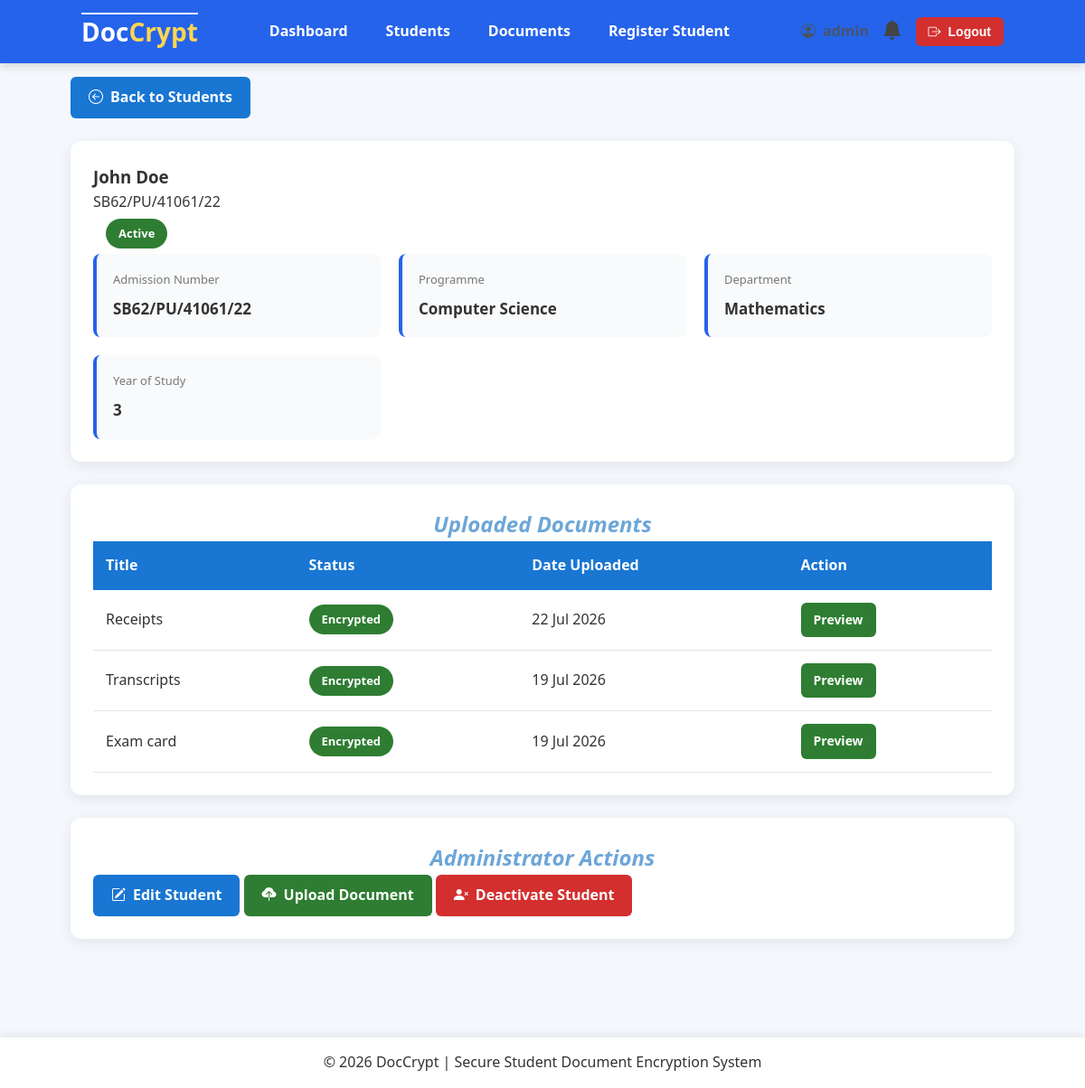
/students/2/ (signed in), run on an earlier commit of the app's database.
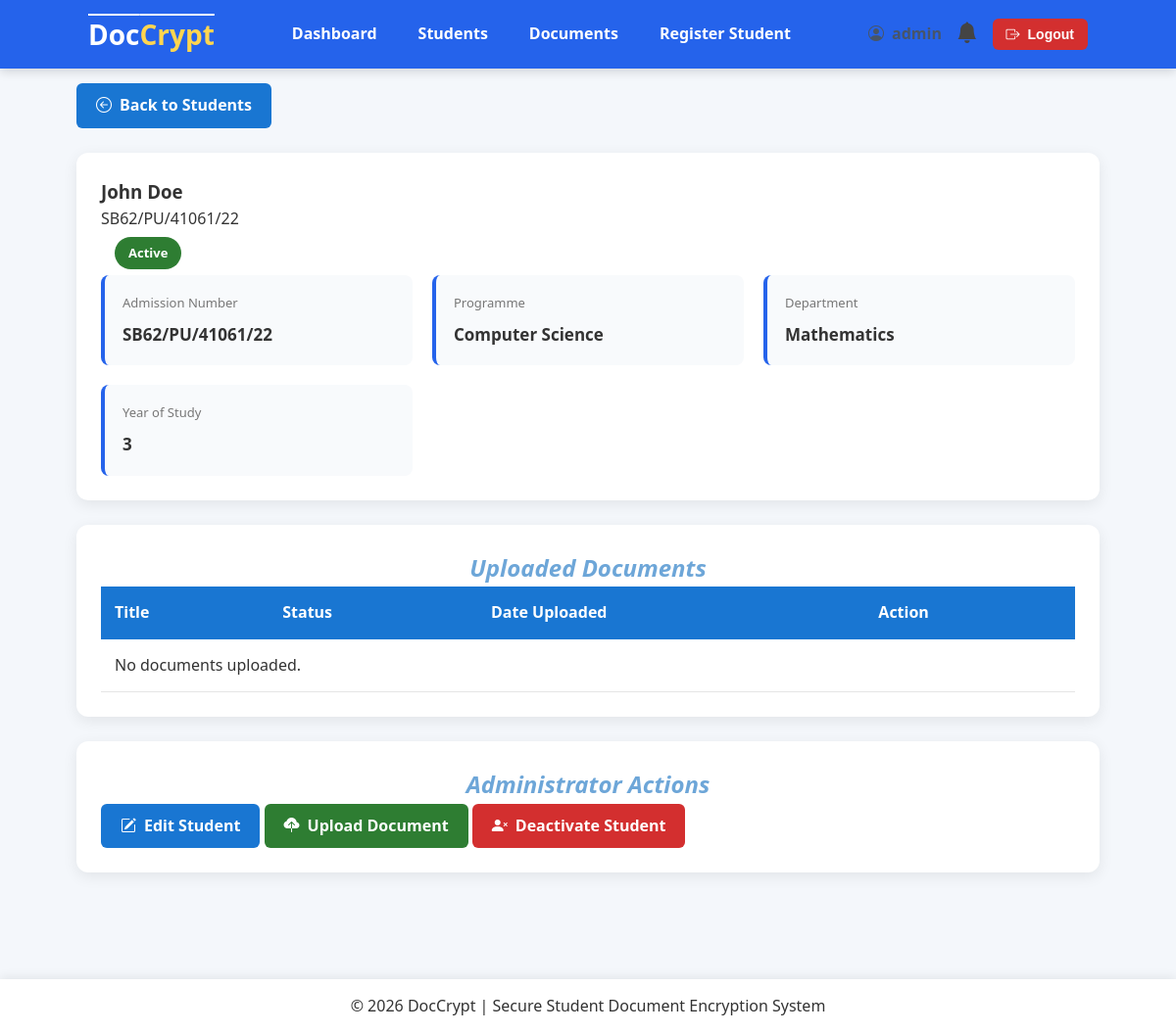
And on a later commit of the database.
### documents/models.py (models this page shows, shortened)
class Document(models.Model):
    class Status(models.TextChoices):
        PENDING = "PENDING", "Pending"
        ENCRYPTED = "ENCRYPTED", "Encrypted"
    student = models.ForeignKey(Student, on_delete=models.CASCADE, related_name="documents")
    uploaded_by = models.ForeignKey(CustomUser, on_delete=models.SET_NULL, null=True, related_name="uploaded_documents")
    title = models.CharField( max_length=255)
    original_filename = models.CharField(max_length=255, blank=True)
    original_file = models.FileField(max_length=255, blank=True, upload_to="documents/original/")
    encrypted_file = models.FileField(upload_to="documents/encrypted/", null=True, blank=True)
    encrypted_key = models.BinaryField(null=True, blank=True)
    status = models.CharField(max_length=30, choices=Status.choices, default=Status.PENDING, db_index=True)
    uploaded_at = models.DateTimeField(auto_now_add=True)
    encrypted_at = models.DateTimeField(null=True, blank=True)
    class Meta:
        ordering = ["-uploaded_at"]
        verbose_name = "Document"
        verbose_name_plural = "Documents"

### student/views.py (the view)
# urls.py: path("<int:student_id>/", views.student_detail, name="student_detail"),
@login_required
def student_detail(request, student_id):
    if not request.user.is_admin:
        return HttpResponseForbidden("This page is accessible to administrators only.")
    student = get_object_or_404(
        Student.objects.select_related("user"), pk=student_id
    )
    documents = student.documents.all()
    context = {
        "student": student,
        "documents": documents,
    }
    return render(request, "students/student_detail.html", context)

### notifications/context_processors.py (called while the page is built)
def notifications(request):
    if request.user.is_authenticated:
        unread_notifications = Notification.objects.filter(
            recipient=request.user,
            is_read=False,
        ).order_by("-created_at")[:5]
        return {
            'unread_notifications': unread_notifications,
            "unread_notifications_count": unread_notifications.count(),
        }
    return {}

### student/models.py (called while the page is built)
    @property
    def full_name(self):
        return f"{self.first_name} {self.last_name}"

### users/models.py (called while the page is built)
    @property
    def is_admin(self):
        return self.role == self.Role.ADMIN or self.is_superuser

### student/templates/students/student_detail.html (shortened to what the changed rows need)
{% extends "users/base.html" %}
{% block content %}
<div class="card">
    <div class="card-header">
        <h2>Uploaded Documents</h2>
    </div>
    <table class="table">
        <thead>
            <tr>
                <th>Title</th>
                <th>Status</th>
                <th>Date Uploaded</th>
                <th>Action</th>
            </tr>
        </thead>
        <tbody>
            {% for document in documents %}
            <tr>
                <td>
                    {{ document.title }}
                </td>
                <td>
                    {% if document.status == "ENCRYPTED" %}
                        <span class="badge badge-success">
                            {{ document.get_status_display }}
                        </span>
                    {% else %}
                        <span class="badge badge-warning">
                            {{ document.get_status_display }}
                        </span>
                    {% endif %}
                </td>
                <td>
                    {{ document.uploaded_at|date:"d M Y" }}
                </td>
                <td>
                    <a href="{% url 'preview_document' document.id %}" class="btn btn-success btn-small">Preview</a>
                </td>
            </tr>
            {% empty %}
            <tr>
                <td colspan="4" class="empty-table">No documents uploaded.</td>
            </tr>
            {% endfor %}
        </tbody>
    </table>
</div>
<div class="card">
    <h2>Administrator Actions</h2>
</div>
{% endblock %}

What changed in the data, as far as the page shows it:
removed Document: title "Receipts", status "Encrypted", uploaded_at "22 Jul 2026"
removed Document: title "Transcripts", status "Encrypted", uploaded_at "19 Jul 2026"
removed Document: title "Exam card", status "Encrypted", uploaded_at "19 Jul 2026"
Also different on the page:
text now shown: "No documents uploaded."
